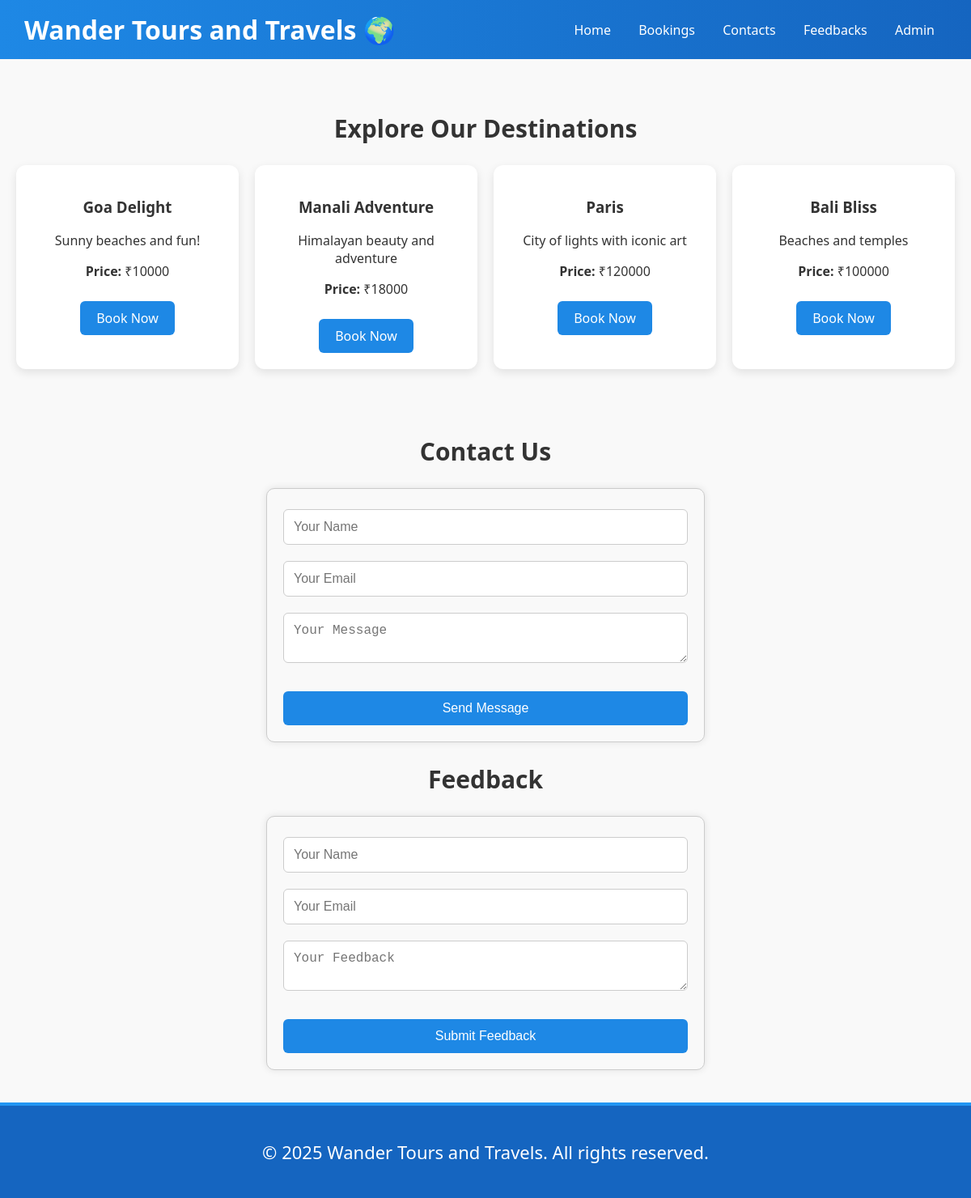
The page / on the database its author committed.
### app.py (models this page shows)
class Destination(db.Model):
    id = db.Column(db.Integer, primary_key=True)
    name = db.Column(db.String(50))
    description = db.Column(db.String(200))
    price = db.Column(db.Integer)

### app.py (the view)
@app.route('/')
def home():
    destinations = Destination.query.all()
    return render_template('home.html', destination=destinations)

### templates/home.html (shortened to what this page needs)
<!DOCTYPE html>
<html lang="en">
<head>
  <link rel="stylesheet" href="{{ url_for('static', filename='style.css') }}">
</head>
<body>
  <header>
    <h1>Wander Tours and Travels 🌍</h1>
    <nav>
      <a href="/">Home</a>
      <a href="/bookings">Bookings</a>
      <a href="/contacts">Contacts</a>
      <a href="/feedbacks">Feedbacks</a>
      <a href="/admin">Admin</a>
    </nav>
  </header>
  <div class="container">
    <h2 style="font-size: 30px;">Explore Our Destinations</h2>
    <ul>
      {% for destination in destination %}
      <li>
        <h3>{{ destination.name }}</h3>
        <p>{{ destination.description }}</p>
        <p><strong>Price:</strong> ₹{{ destination.price }}</p>
        <a href="/book/{{ destination.id }}" class="button">Book Now</a>
      </li>
      {% endfor %}
    </ul>
  </div>
  <section id="contact">
    <h2 style="text-align: center; font-size: 30px;">Contact Us</h2>
    <form action="{{ url_for('contact') }}" method="POST">
      <input type="text" name="name" placeholder="Your Name" required>
      <input type="email" name="email" placeholder="Your Email" required>
      <textarea name="message" placeholder="Your Message" required></textarea>
      <button type="submit">Send Message</button>
    </form>
  </section>
  <section id="feedback">
    <h2 style="text-align: center; font-size: 30px;">Feedback</h2>
    <form action="{{ url_for('feedback') }}" method="POST">
      <input type="text" name="feedbackName" placeholder="Your Name" required>
      <input type="email" name="feedbackEmail" placeholder="Your Email" required>
      <textarea name="feedbackMessage" placeholder="Your Feedback" required></textarea>
      <button type="submit">Submit Feedback</button>
    </form>
  </section>
  <footer>
    <p style="font-size: 22px;">&copy; <span id="year"></span> Wander Tours and Travels. All rights reserved.</p>
  </footer>
</body>
</html>

### static/style.css (style rules this page uses)
body { font-family: Arial, sans-serif; background-color: #f2f2f2; margin: 0; }
header { background-color: #2196F3; color: white; padding: 10px 20px; text-align: center; }
nav a { margin: 0 15px; text-decoration: none; color: white; }
.container { padding: 20px; }
.button { display: inline-block; padding: 10px 20px; background-color: #2196F3; color: white; text-decoration: none; border-radius: 5px; }
footer { background-color: #2196F3; color: white; padding: 20px; text-align: center; margin-top: 40px; border-top: 4px solid #2196F3; font-family: 'Segoe UI', sans-serif; }
form { max-width: 400px; margin: 0 auto; padding: 20px; border: 1px solid #ccc; border-radius: 10px; background-color: #f9f9f9; box-shadow: 0 0 10px rgba(0, 0, 0, 0.1); }
form input, form select, form textarea, form button { width: 100%; padding: 10px; margin-top: 5px; font-size: 16px; border: 1px solid #aaa; border-radius: 5px; box-sizing: border-box; }
form button { background-color: #007bff; color: white; border: none; margin-top: 20px; cursor: pointer; transition: background 0.3s ease; }

### templates/home.html (style rules this page uses)
body { margin: 0; font-family: 'Segoe UI', sans-serif; background: #f9f9f9; color: #333; scroll-behavior: smooth; }
header { background: linear-gradient(90deg, #1e88e5, #1565c0); color: white; padding: 15px 30px; display: flex; justify-content: space-between; align-items: center; position: sticky; top: 0; z-index: 1000; }
header h1 { margin: 0; }
nav a { color: white; text-decoration: none; margin: 0 15px; transition: color 0.3s ease; }
.container { padding: 40px 20px; text-align: center; }
ul { list-style: none; display: grid; grid-template-columns: repeat(auto-fit, minmax(250px, 1fr)); gap: 20px; padding: 0; }
li { background: white; padding: 20px; border-radius: 12px; box-shadow: 0 4px 12px rgba(0,0,0,0.1); transition: transform 0.3s ease, box-shadow 0.3s ease; }
.button { display: inline-block; margin-top: 10px; padding: 10px 20px; background: #1e88e5; color: white; border-radius: 6px; text-decoration: none; transition: background 0.3s ease; }
form { max-width: 500px; margin: 20px auto; display: flex; flex-direction: column; gap: 15px; }
form input, form textarea { padding: 12px; border: 1px solid #ccc; border-radius: 6px; font-size: 16px; transition: border 0.3s ease, box-shadow 0.3s ease; }
form button { background: #1e88e5; color: white; padding: 12px; border: none; border-radius: 6px; cursor: pointer; transition: background 0.3s ease; }
footer { background: #1565c0; color: white; padding: 20px; text-align: center; margin-top: 40px; }

### rows shown on the page
Destination: name "Goa Delight", description "Sunny beaches and fun!", price "10000"
Destination: name "Manali Adventure", description "Himalayan beauty and adventure", price "18000"
Destination: name "Paris", description "City of lights with iconic art", price "120000"
Destination: name "Bali Bliss", description "Beaches and temples", price "100000"
